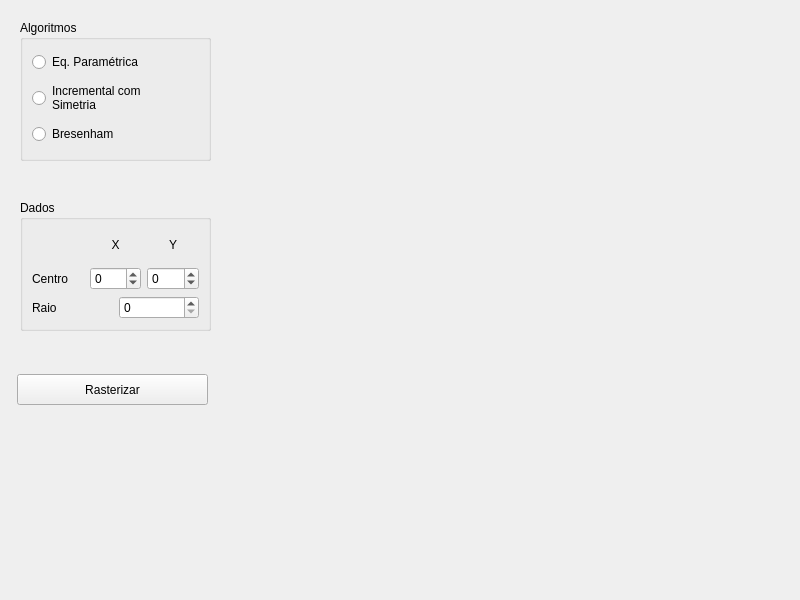
<?xml version="1.0" encoding="UTF-8"?>
<ui version="4.0">
 <class>MainWindow</class>
 <widget class="QMainWindow" name="MainWindow">
  <property name="geometry">
   <rect>
    <x>0</x>
    <y>0</y>
    <width>800</width>
    <height>600</height>
   </rect>
  </property>
  <property name="windowTitle">
   <string>MainWindow</string>
  </property>
  <widget class="QWidget" name="centralwidget">
   <widget class="OpenGLWidget" name="widget" native="true">
    <property name="geometry">
     <rect>
      <x>229</x>
      <y>10</y>
      <width>561</width>
      <height>581</height>
     </rect>
    </property>
   </widget>
   <widget class="QGroupBox" name="groupBox_2">
    <property name="geometry">
     <rect>
      <x>20</x>
      <y>200</y>
      <width>191</width>
      <height>131</height>
     </rect>
    </property>
    <property name="font">
     <font>
      <bold>false</bold>
     </font>
    </property>
    <property name="title">
     <string>Dados</string>
    </property>
    <layout class="QVBoxLayout" name="verticalLayout">
     <item>
      <layout class="QHBoxLayout" name="horizontalLayout">
       <item>
        <widget class="QLabel" name="label">
         <property name="enabled">
          <bool>false</bool>
         </property>
         <property name="text">
          <string/>
         </property>
        </widget>
       </item>
       <item>
        <widget class="QLabel" name="label_2">
         <property name="text">
          <string>X</string>
         </property>
         <property name="alignment">
          <set>Qt::AlignCenter</set>
         </property>
        </widget>
       </item>
       <item>
        <widget class="QLabel" name="label_3">
         <property name="text">
          <string>Y</string>
         </property>
         <property name="alignment">
          <set>Qt::AlignCenter</set>
         </property>
        </widget>
       </item>
      </layout>
     </item>
     <item>
      <layout class="QHBoxLayout" name="horizontalLayout_2">
       <item>
        <widget class="QLabel" name="label_4">
         <property name="font">
          <font>
           <bold>false</bold>
          </font>
         </property>
         <property name="text">
          <string>Centro</string>
         </property>
         <property name="alignment">
          <set>Qt::AlignLeading|Qt::AlignLeft|Qt::AlignVCenter</set>
         </property>
        </widget>
       </item>
       <item>
        <widget class="QSpinBox" name="spinBox">
         <property name="minimum">
          <number>-49</number>
         </property>
         <property name="maximum">
          <number>49</number>
         </property>
        </widget>
       </item>
       <item>
        <widget class="QSpinBox" name="spinBox_2">
         <property name="minimum">
          <number>-49</number>
         </property>
         <property name="maximum">
          <number>49</number>
         </property>
        </widget>
       </item>
      </layout>
     </item>
     <item>
      <layout class="QHBoxLayout" name="horizontalLayout_3">
       <item>
        <widget class="QLabel" name="label_5">
         <property name="font">
          <font>
           <bold>false</bold>
          </font>
         </property>
         <property name="text">
          <string>Raio</string>
         </property>
         <property name="alignment">
          <set>Qt::AlignLeading|Qt::AlignLeft|Qt::AlignVCenter</set>
         </property>
        </widget>
       </item>
       <item>
        <widget class="QSpinBox" name="spinBox_3">
         <property name="minimum">
          <number>0</number>
         </property>
         <property name="maximum">
          <number>99</number>
         </property>
        </widget>
       </item>
      </layout>
     </item>
    </layout>
   </widget>
   <widget class="QPushButton" name="pushButton_1">
    <property name="geometry">
     <rect>
      <x>17</x>
      <y>374</y>
      <width>191</width>
      <height>31</height>
     </rect>
    </property>
    <property name="text">
     <string>Rasterizar</string>
    </property>
   </widget>
   <widget class="QGroupBox" name="groupBox">
    <property name="enabled">
     <bool>true</bool>
    </property>
    <property name="geometry">
     <rect>
      <x>20</x>
      <y>20</y>
      <width>191</width>
      <height>141</height>
     </rect>
    </property>
    <property name="title">
     <string>Algoritmos</string>
    </property>
    <layout class="QVBoxLayout" name="verticalLayout_2">
     <item>
      <widget class="QRadioButton" name="radioButton_1">
       <property name="text">
        <string>Eq. Paramétrica</string>
       </property>
      </widget>
     </item>
     <item>
      <widget class="QRadioButton" name="radioButton_2">
       <property name="text">
        <string>Incremental com 
Simetria</string>
       </property>
      </widget>
     </item>
     <item>
      <widget class="QRadioButton" name="radioButton_3">
       <property name="text">
        <string>Bresenham</string>
       </property>
      </widget>
     </item>
    </layout>
   </widget>
  </widget>
 </widget>
 <customwidgets>
  <customwidget>
   <class>OpenGLWidget</class>
   <extends>QWidget</extends>
   <header location="global">openglwidget.h</header>
   <container>1</container>
  </customwidget>
 </customwidgets>
 <resources/>
 <connections/>
</ui>
